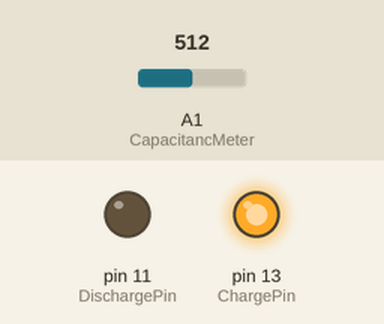
Simulated run of this sketch. Board: Arduino Uno, built with avr-gcc and run on an emulated ATmega328P. On the bench: output pins drawn as LEDs (lit = HIGH). The test bench sets the inputs (shaded band); at power-on: A1 (CapacitancMeter) = 512.

Above: at 1.2 s.
1.3 s: A1 (CapacitancMeter) set to 633
2.8 s: A1 (CapacitancMeter) set to 666
At 3.5 s:
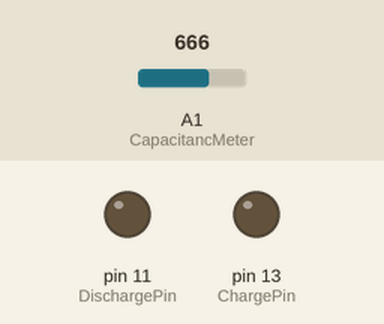
Timing chart, 0 to 5.8 s (numbered marks = the images above; inputs shaded):
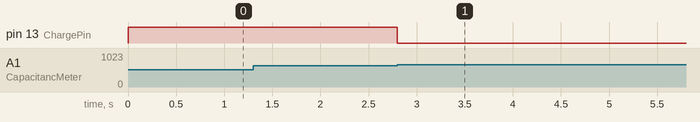

Measured:
- the behaviour switches between 647 and 648 on A1 (CapacitancMeter) (found by bisection; images 0 and 1)
- after the input at 1.3 s, every drawn part: stays the same
- after the input at 2.8 s, pin 13 (ChargePin): HIGH → LOW at once

The sketch:

DIY_C.ino
```cpp
const int CapacitancMeter = 1;
const int ChargePin = 13;
const int DischargePin = 11;
float C = 0.00;
void calculate_capacitance() {
  unsigned long start_time;
  unsigned long elapsed_time;
  float microFarads;
  float nanoFarads;
  float r_ref = 10000.00;
  digitalWrite(ChargePin, HIGH);
  start_time = millis();
  while (analogRead(CapacitancMeter) < 648) {}
  elapsed_time = millis() - start_time;
  microFarads = ((float)elapsed_time / r_ref) * 1000;
  if (microFarads > 1)
  {
    C = microFarads;
  }

  else
  {
    nanoFarads = microFarads * 1000.0;
    C = nanoFarads;
  }
  digitalWrite(ChargePin, LOW);
  pinMode(DischargePin, OUTPUT);
  digitalWrite(DischargePin, LOW);
  while (analogRead(CapacitancMeter) > 0) {}
  pinMode(DischargePin, INPUT);
}

void setup() {
  Serial.begin(9600);
  pinMode(ChargePin, OUTPUT);

  digitalWrite(ChargePin, LOW);
}
void loop() {
  calculate_capacitance();
  Serial.println(C);

  delay(2000);
}
```
